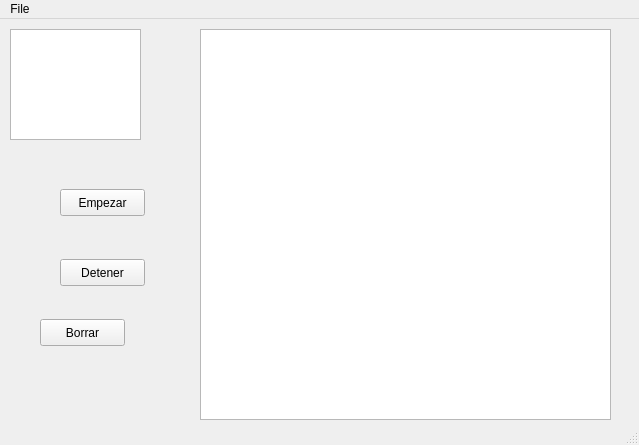
<?xml version="1.0" encoding="UTF-8"?>
<ui version="4.0">
 <class>Recepcion</class>
 <widget class="QMainWindow" name="Recepcion">
  <property name="geometry">
   <rect>
    <x>0</x>
    <y>0</y>
    <width>639</width>
    <height>445</height>
   </rect>
  </property>
  <property name="windowTitle">
   <string>MainWindow</string>
  </property>
  <widget class="QWidget" name="centralwidget">
   <widget class="QGraphicsView" name="graphicsView">
    <property name="geometry">
     <rect>
      <x>10</x>
      <y>10</y>
      <width>131</width>
      <height>111</height>
     </rect>
    </property>
   </widget>
   <widget class="QPlainTextEdit" name="plainTextEdit">
    <property name="geometry">
     <rect>
      <x>200</x>
      <y>10</y>
      <width>411</width>
      <height>391</height>
     </rect>
    </property>
   </widget>
   <widget class="QPushButton" name="pushButton">
    <property name="geometry">
     <rect>
      <x>60</x>
      <y>170</y>
      <width>85</width>
      <height>27</height>
     </rect>
    </property>
    <property name="text">
     <string>Empezar</string>
    </property>
   </widget>
   <widget class="QPushButton" name="pushButton_2">
    <property name="geometry">
     <rect>
      <x>60</x>
      <y>240</y>
      <width>85</width>
      <height>27</height>
     </rect>
    </property>
    <property name="text">
     <string>Detener</string>
    </property>
   </widget>
   <widget class="QPushButton" name="pushButton_3">
    <property name="geometry">
     <rect>
      <x>40</x>
      <y>300</y>
      <width>85</width>
      <height>27</height>
     </rect>
    </property>
    <property name="text">
     <string>Borrar</string>
    </property>
   </widget>
  </widget>
  <widget class="QMenuBar" name="menubar">
   <property name="geometry">
    <rect>
     <x>0</x>
     <y>0</y>
     <width>639</width>
     <height>27</height>
    </rect>
   </property>
   <widget class="QMenu" name="menuFile">
    <property name="title">
     <string>File</string>
    </property>
   </widget>
   <addaction name="menuFile"/>
  </widget>
  <widget class="QStatusBar" name="statusbar"/>
 </widget>
 <resources/>
 <connections/>
</ui>
